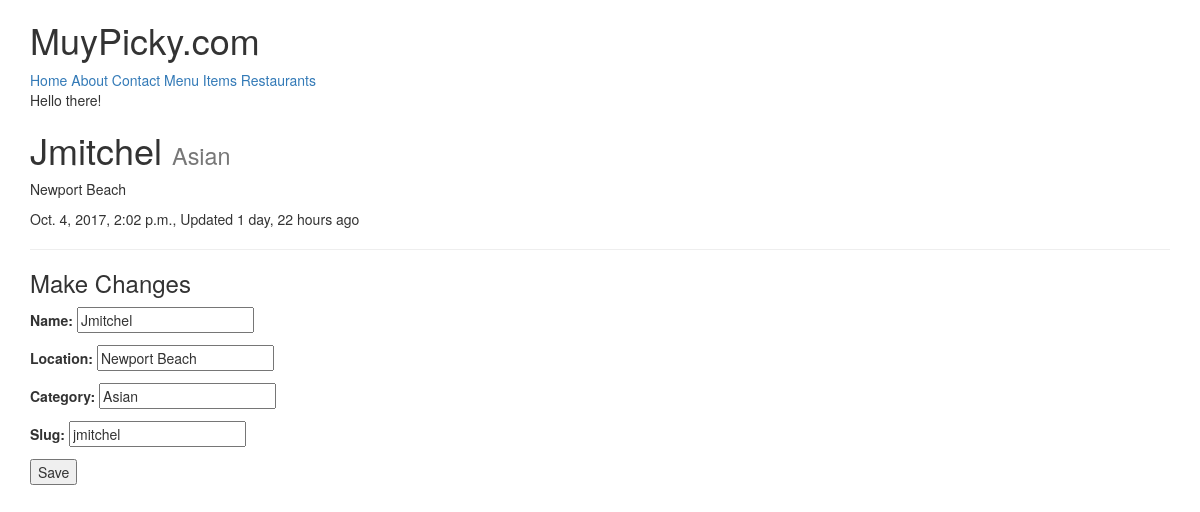
The page /restaurants/jmitchel/ (signed in) on the database its author committed.
### restaurants/models.py (models this page shows, shortened)
class RestaurantLocation(models.Model):
    owner       = models.ForeignKey(User) # Django Models Unleashed JOINCFE.com
    name        = models.CharField(max_length=120)
    location    = models.CharField(max_length=120, null=True, blank=True)
    category    = models.CharField(max_length=120, null=True, blank=True, validators=[validate_category])
    timestamp   = models.DateTimeField(auto_now_add=True)
    updated     = models.DateTimeField(auto_now=True)
    slug        = models.SlugField(null=True, blank=True)

### restaurants/views.py (the view)
# urls.py: url(r'^(?P<slug>[\w-]+)/$', RestaurantUpdateView.as_view(), name='detail'),
class RestaurantUpdateView(LoginRequiredMixin,UpdateView):
    form_class = RestaurantLocationCreateForm
    template_name = 'restaurants/detail-update.html'
    def get_context_data(self, *args, **kwargs):
        context = super(RestaurantUpdateView, self).get_context_data(*args, **kwargs)
        name = self.get_object().name
        context['title'] = f'Update Restaurant: {name}'
        return context
    def get_queryset(self):
        return RestaurantLocation.objects.filter(owner=self.request.user)

### restaurants/forms.py (shortened to what this page needs)
class RestaurantLocationCreateForm(forms.ModelForm):
    class Meta:
        model = RestaurantLocation
        fields = [
            'name',
            'location',
            'category',
            'slug',
        ]

### restaurants/templates/restaurants/detail-update.html (shortened to what this page needs)
{% extends "base.html" %}
{% block content %}
<h1>{{ form.instance.name }} <small>{{ form.instance.category }}</small></h1>
<p>{{ form.instance.location }}</p>
<p>{{ form.instance.timestamp }}, Updated {{ form.instance.updated|timesince }} ago</p>
<hr/>
<h3>Make Changes</h3>
{% include 'snippets/form-snippet.html' with form=form%}
{% endblock %}

### templates/snippets/form-snippet.html (shortened to what this page needs)
<form method="POST"> {% csrf_token %}
    {{ form.as_p }}
    <button type="submit">Save</button>
</form>

### rows shown on the page
RestaurantLocation: instance.name "Jmitchel", instance.category "Asian", instance.location "Newport Beach", instance.timestamp "Oct. 4, 2017, 2:02 p.m.", instance.updated "1 day, 22 hours", name "Jmitchel", location "Newport Beach", category "Asian", slug "jmitchel"
